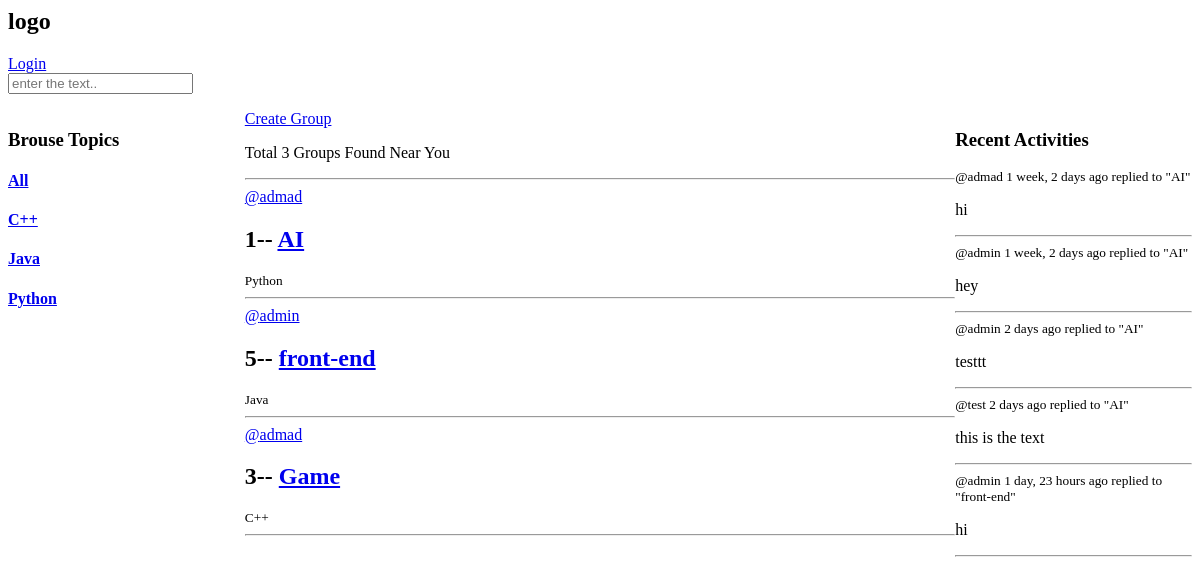
Before: / with the older database file.
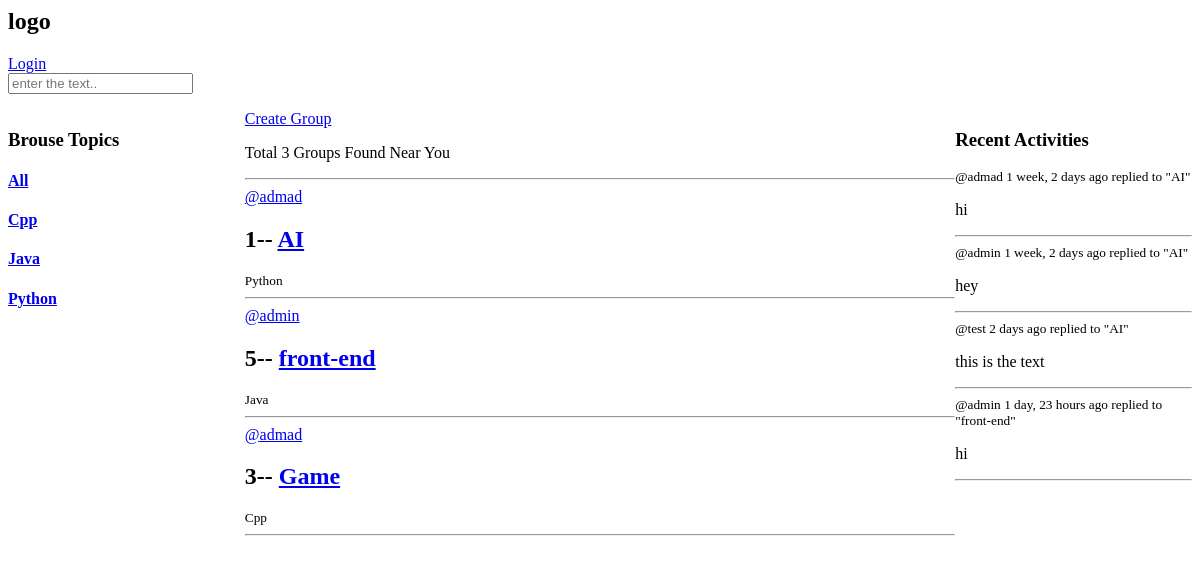
After: the same page with the newer database file.
### main/models.py (models this page shows, shortened)
class Topic (models.Model):
    name = models.CharField(max_length=200)
    def __str__(self):
        return self.name

class Group(models.Model):
    host = models.ForeignKey(User, on_delete=models.SET_NULL, null=True)
    topic = models.ForeignKey(Topic, on_delete=models.CASCADE)
    name = models.CharField(max_length=200)
    discription = models.TextField(null=True, blank=True)
    participants = models.ManyToManyField(User, related_name='participants', blank=False)
    updated = models.DateTimeField(auto_now=True)
    created = models.DateTimeField(auto_now_add=True)
    class Meta:
        ordering = ['-updated', '-created']

class Message(models.Model):
    sender = models.ForeignKey(User, on_delete=models.CASCADE)
    group = models.ForeignKey("Group", on_delete=models.CASCADE)
    body = models.TextField()
    updated = models.DateTimeField(auto_now=True)
    created = models.DateTimeField(auto_now_add=True)

### main/views.py (the view)
# urls.py: 2. Add a URL to urlpatterns:  path('', views.home, name='home')
def home (request):
    q = request.GET.get('q') if request.GET.get('q') != None else ''
    groups = Group.objects.filter(
        Q(topic__name__icontains=q) |
        Q(name__icontains=q) |
        Q(discription__icontains=q) |
        Q(host__username__icontains=q)
    )
    msgs = []
    for group in groups:
        msgs+=group.message_set.all()
    topics = Topic.objects.all()
    return render(request, 'main/home.html', {
        'groups':groups,
        'topics': topics,
        'group_count': groups.count(),
        'msgs': msgs,
        })

### main/templates/main/home.html (shortened to what this page needs)
{% extends "base.html" %} {% block content %}
<div class="main-div">
  <div>{% include "main/components/topics.html" %}</div>
  <div>{% include "main/components/feed.html" %}</div>
  <div>{% include "main/components/recent_activity.html" %}</div>
</div>
{% endblock content %}

### main/templates/main/components/topics.html
<h3>Brouse Topics</h3>
<a href="{% url 'main-home' %}"><h4>All</h4></a>
{% for topic in topics %}
<a href="{% url 'main-home' %}?q={{topic.name}}"><h4>{{topic}}</h4></a>
{% endfor %}

### main/templates/main/components/feed.html (shortened to what this page needs)
<a href="{% url "create-group" %}">Create Group</a>
<p>Total {{group_count}} Groups Found Near You</p>
<hr>
{% for group in groups %}
<span><a href="{% url 'users-profile' group.host.id %}">@{{group.host.username}}</a></span>
    <h2>{{group.id}}-- <a href="{% url 'group-veiw' group.id %}">{{group.name}}</a></h2>
    <small>{{group.topic.name}}</small>
    <hr>
{% endfor %}

### main/templates/main/components/recent_activity.html (shortened to what this page needs)
<h3>Recent Activities</h3>
{% for msg in msgs %}
<small
  >@{{msg.sender}} {{msg.created|timesince }} ago replied to
  "{{msg.group.name}}"</small
>
<p>{{msg.body}}</p>
<hr />
{% endfor %}

Changed rows visible on the page:
removed Message: sender "admin", created "2 days", group.name "AI", body "testtt"
changed Topic: name "C++" → "Cpp"
changed through a linked row, Group "Game": topic.name "C++" → "Cpp"
